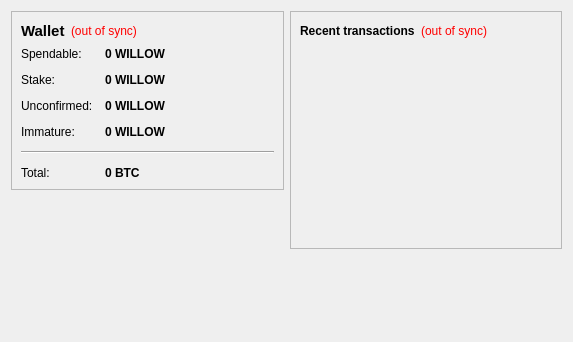
<?xml version="1.0" encoding="UTF-8"?>
<ui version="4.0">
 <class>OverviewPage</class>
 <widget class="QWidget" name="OverviewPage">
  <property name="geometry">
   <rect>
    <x>0</x>
    <y>0</y>
    <width>573</width>
    <height>342</height>
   </rect>
  </property>
  <property name="windowTitle">
   <string>Form</string>
  </property>
  <layout class="QHBoxLayout" name="horizontalLayout" stretch="1,1">
   <item>
    <layout class="QVBoxLayout" name="verticalLayout_2">
     <item>
      <widget class="QFrame" name="frame">
       <property name="frameShape">
        <enum>QFrame::StyledPanel</enum>
       </property>
       <property name="frameShadow">
        <enum>QFrame::Raised</enum>
       </property>
       <layout class="QVBoxLayout" name="verticalLayout_4">
        <item>
         <layout class="QHBoxLayout" name="horizontalLayout_4">
          <item>
           <widget class="QLabel" name="label_5">
            <property name="font">
             <font>
              <pointsize>11</pointsize>
              <weight>75</weight>
              <bold>true</bold>
             </font>
            </property>
            <property name="text">
             <string>Wallet</string>
            </property>
           </widget>
          </item>
          <item>
           <widget class="QLabel" name="labelWalletStatus">
            <property name="toolTip">
             <string>The displayed information may be out of date. Your wallet automatically synchronizes with the WillowCoin network after a connection is established, but this process has not completed yet.</string>
            </property>
            <property name="styleSheet">
             <string notr="true">QLabel { color: red; }</string>
            </property>
            <property name="text">
             <string notr="true">(out of sync)</string>
            </property>
            <property name="alignment">
             <set>Qt::AlignLeading|Qt::AlignLeft|Qt::AlignVCenter</set>
            </property>
           </widget>
          </item>
          <item>
           <spacer name="horizontalSpacer_2">
            <property name="orientation">
             <enum>Qt::Horizontal</enum>
            </property>
            <property name="sizeHint" stdset="0">
             <size>
              <width>40</width>
              <height>20</height>
             </size>
            </property>
           </spacer>
          </item>
         </layout>
        </item>
        <item>
         <layout class="QFormLayout" name="formLayout_2">
          <property name="fieldGrowthPolicy">
           <enum>QFormLayout::AllNonFixedFieldsGrow</enum>
          </property>
          <property name="horizontalSpacing">
           <number>12</number>
          </property>
          <property name="verticalSpacing">
           <number>12</number>
          </property>
          <item row="0" column="0">
           <widget class="QLabel" name="label">
            <property name="text">
             <string>Spendable:</string>
            </property>
           </widget>
          </item>
          <item row="0" column="1">
           <widget class="QLabel" name="labelBalance">
            <property name="font">
             <font>
              <weight>75</weight>
              <bold>true</bold>
             </font>
            </property>
            <property name="cursor">
             <cursorShape>IBeamCursor</cursorShape>
            </property>
            <property name="toolTip">
             <string>Your current spendable balance</string>
            </property>
            <property name="text">
             <string notr="true">0 WILLOW</string>
            </property>
            <property name="textInteractionFlags">
             <set>Qt::LinksAccessibleByMouse|Qt::TextSelectableByKeyboard|Qt::TextSelectableByMouse</set>
            </property>
           </widget>
          </item>
          <item row="1" column="0">
           <widget class="QLabel" name="label_6">
            <property name="text">
             <string>Stake:</string>
            </property>
           </widget>
          </item>
          <item row="1" column="1">
           <widget class="QLabel" name="labelStake">
            <property name="font">
             <font>
              <weight>75</weight>
              <bold>true</bold>
             </font>
            </property>
            <property name="cursor">
             <cursorShape>IBeamCursor</cursorShape>
            </property>
            <property name="toolTip">
             <string>Total of coins that was staked, and do not yet count toward the current balance</string>
            </property>
            <property name="text">
             <string notr="true">0 WILLOW</string>
            </property>
            <property name="textInteractionFlags">
             <set>Qt::LinksAccessibleByMouse|Qt::TextSelectableByKeyboard|Qt::TextSelectableByMouse</set>
            </property>
           </widget>
          </item>
          <item row="2" column="0">
           <widget class="QLabel" name="label_3">
            <property name="text">
             <string>Unconfirmed:</string>
            </property>
           </widget>
          </item>
          <item row="2" column="1">
           <widget class="QLabel" name="labelUnconfirmed">
            <property name="font">
             <font>
              <weight>75</weight>
              <bold>true</bold>
             </font>
            </property>
            <property name="cursor">
             <cursorShape>IBeamCursor</cursorShape>
            </property>
            <property name="toolTip">
             <string>Total of transactions that have yet to be confirmed, and do not yet count toward the current balance</string>
            </property>
            <property name="text">
             <string notr="true">0 WILLOW</string>
            </property>
            <property name="textInteractionFlags">
             <set>Qt::LinksAccessibleByMouse|Qt::TextSelectableByKeyboard|Qt::TextSelectableByMouse</set>
            </property>
           </widget>
          </item>
          <item row="3" column="0">
           <widget class="QLabel" name="labelImmatureText">
            <property name="text">
             <string>Immature:</string>
            </property>
           </widget>
          </item>
          <item row="3" column="1">
           <widget class="QLabel" name="labelImmature">
            <property name="font">
             <font>
              <weight>75</weight>
              <bold>true</bold>
             </font>
            </property>
            <property name="toolTip">
             <string>Mined balance that has not yet matured</string>
            </property>
            <property name="text">
             <string notr="true">0 WILLOW</string>
            </property>
            <property name="textInteractionFlags">
             <set>Qt::LinksAccessibleByMouse|Qt::TextSelectableByKeyboard|Qt::TextSelectableByMouse</set>
            </property>
           </widget>
          </item>
          <item row="4" column="0" colspan="2">
           <widget class="Line" name="line">
            <property name="orientation">
             <enum>Qt::Horizontal</enum>
            </property>
           </widget>
          </item>
          <item row="5" column="0">
           <widget class="QLabel" name="labelTotalText">
            <property name="text">
             <string>Total:</string>
            </property>
           </widget>
          </item>
          <item row="5" column="1">
           <widget class="QLabel" name="labelTotal">
            <property name="font">
             <font>
              <weight>75</weight>
              <bold>true</bold>
             </font>
            </property>
            <property name="cursor">
             <cursorShape>IBeamCursor</cursorShape>
            </property>
            <property name="toolTip">
             <string>Your current total balance</string>
            </property>
            <property name="text">
             <string notr="true">0 BTC</string>
            </property>
            <property name="textInteractionFlags">
             <set>Qt::LinksAccessibleByMouse|Qt::TextSelectableByKeyboard|Qt::TextSelectableByMouse</set>
            </property>
           </widget>
          </item>
         </layout>
        </item>
       </layout>
      </widget>
     </item>
     <item>
      <spacer name="verticalSpacer">
       <property name="orientation">
        <enum>Qt::Vertical</enum>
       </property>
       <property name="sizeHint" stdset="0">
        <size>
         <width>20</width>
         <height>40</height>
        </size>
       </property>
      </spacer>
     </item>
    </layout>
   </item>
   <item>
    <layout class="QVBoxLayout" name="verticalLayout_3">
     <item>
      <widget class="QFrame" name="frame_2">
       <property name="frameShape">
        <enum>QFrame::StyledPanel</enum>
       </property>
       <property name="frameShadow">
        <enum>QFrame::Raised</enum>
       </property>
       <layout class="QVBoxLayout" name="verticalLayout">
        <item>
         <layout class="QHBoxLayout" name="horizontalLayout_2">
          <item>
           <widget class="QLabel" name="label_4">
            <property name="text">
             <string>&lt;b&gt;Recent transactions&lt;/b&gt;</string>
            </property>
           </widget>
          </item>
          <item>
           <widget class="QLabel" name="labelTransactionsStatus">
            <property name="toolTip">
             <string>The displayed information may be out of date. Your wallet automatically synchronizes with the WillowCoin network after a connection is established, but this process has not completed yet.</string>
            </property>
            <property name="styleSheet">
             <string notr="true">QLabel { color: red; }</string>
            </property>
            <property name="text">
             <string notr="true">(out of sync)</string>
            </property>
            <property name="alignment">
             <set>Qt::AlignRight|Qt::AlignTrailing|Qt::AlignVCenter</set>
            </property>
           </widget>
          </item>
          <item>
           <spacer name="horizontalSpacer">
            <property name="orientation">
             <enum>Qt::Horizontal</enum>
            </property>
            <property name="sizeHint" stdset="0">
             <size>
              <width>40</width>
              <height>20</height>
             </size>
            </property>
           </spacer>
          </item>
         </layout>
        </item>
        <item>
         <widget class="QListView" name="listTransactions">
          <property name="styleSheet">
           <string notr="true">QListView { background: transparent; }</string>
          </property>
          <property name="frameShape">
           <enum>QFrame::NoFrame</enum>
          </property>
          <property name="verticalScrollBarPolicy">
           <enum>Qt::ScrollBarAlwaysOff</enum>
          </property>
          <property name="horizontalScrollBarPolicy">
           <enum>Qt::ScrollBarAlwaysOff</enum>
          </property>
          <property name="selectionMode">
           <enum>QAbstractItemView::NoSelection</enum>
          </property>
         </widget>
        </item>
       </layout>
      </widget>
     </item>
     <item>
      <spacer name="verticalSpacer_2">
       <property name="orientation">
        <enum>Qt::Vertical</enum>
       </property>
       <property name="sizeHint" stdset="0">
        <size>
         <width>20</width>
         <height>40</height>
        </size>
       </property>
      </spacer>
     </item>
    </layout>
   </item>
  </layout>
 </widget>
 <resources/>
 <connections/>
</ui>
